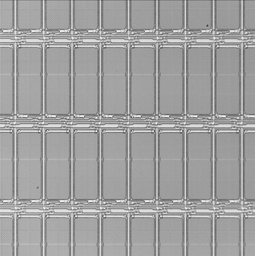
#> input picture task4/task4/task4/img1.png, 255 x 256 px, shrunk from 750 x 753 before the run
$ python test.py
#> lines starting #> are read from the running program, lines starting #| are printed output that depends on the picture; after the words box and inside, x2 and y2 are one past the last pixel; in counts of white or black regions, pixels touching at a corner belong together

from PIL import Image
from numpy import *


def imagePadding(imgArr, size):
    if size == 0:
        return imgArr;
    rows, cols = imgArr.shape;
    imgPad = zeros((rows+2*size, cols+2*size));
    imgPad[size: size+rows, size: size+cols] = imgArr;
    imgPad[0: size, size: -size] = imgArr[0, :];
    imgPad[-size: , size: -size] = imgArr[-1, :];
    imgPad[size: -size, 0: size] = tile(imgArr[:, 0], (size, 1)).transpose();
    imgPad[size: -size, -size: ] = tile(imgArr[:, -1], (size, 1)).transpose();
    imgPad[0: size, 0: size] = imgArr[0, 0];
    imgPad[0: size, -size: ] = imgArr[0, -1];
    imgPad[-size: , 0: size] = imgArr[-1, 0];
    imgPad[-size: , -size: ] = imgArr[-1, -1];
    return imgPad

def compare(imgPad, padSize, step):
    rows,cols = imgPad.shape;
    rows = rows - padSize * 2;
    cols = cols - padSize * 2;
    imgCompare = zeros((rows, cols));

    for currCol in range(cols):
        for currRow in range(rows):
            currPoint = imgPad[currRow+padSize, currCol+padSize];

            k = 0;
            tmpSum = 0.0;
            remainder = currCol % step;
            compareCol = int(remainder + 0.5);
            while compareCol < cols:
                compareArea = imgPad[currRow:currRow+2*padSize+1, compareCol: compareCol+2*padSize+1].copy();
                compareArea = compareArea - currPoint;
                compareArea = abs(compareArea);
                tmpMin = compareArea.min();
                tmpSum = tmpSum + tmpMin;

                k = k + 1;
                compareCol = int(k * step + remainder + 0.5);

            imgCompare[currRow, currCol] = tmpSum / k;
        print(currCol);

    return imgCompare;


if __name__ == '__main__':
    img = Image.open('img1.png').convert('L');
    rows, cols = img.size;
#> rows = 255; cols = 256

    imgArr = array(img);
    padSize = 1;
    step = 83.4;
    imgPad = imagePadding(imgArr, padSize);
#> in imagePadding, `imgPad[size: size+rows, size: size+cols] = imgArr;`:
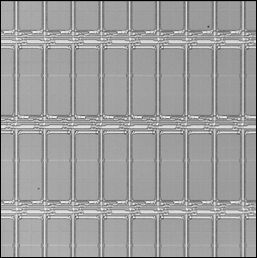
#> imgPad: shape (258, 257) float64; min 0, max 252, mean 157.3
#> in imagePadding, `imgPad[size: -size, -size: ] = tile(imgArr[:, -1], (size, 1)).transpos..`:
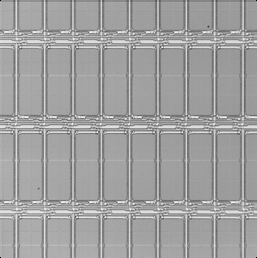
#> imgPad: shape (258, 257) float64; min 0, max 252, mean 159.7
#> in imagePadding, `imgPad[0: size, 0: size] = imgArr[0, 0];`: imgPad: shape (258, 257) float64; under 0.01% of pixels changed, all inside (x1, y1, x2, y2) = (0, 0, 1, 1)
#> in imagePadding, `imgPad[0: size, -size: ] = imgArr[0, -1];`: imgPad: shape (258, 257) float64; min 0, max 252, mean 159.7
#> in imagePadding, `imgPad[-size: , 0: size] = imgArr[-1, 0];`: imgPad: shape (258, 257) float64; min 0, max 252, mean 159.7
#> in imagePadding, `imgPad[-size: , -size: ] = imgArr[-1, -1];`: imgPad: shape (258, 257) float64; min 55, max 252, mean 159.7
    imgCompare = compare(imgPad, padSize, step);
#> after the loop in compare, `for currCol in range(cols):`:
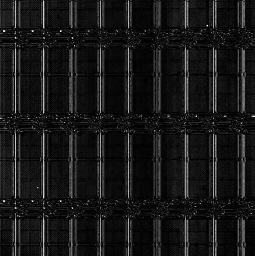
#> imgCompare: shape (256, 255) float64; min 0, max 55.33, mean 5.2; drawn with min black and max white


    img.show();
    Image.fromarray(imgCompare).show();
